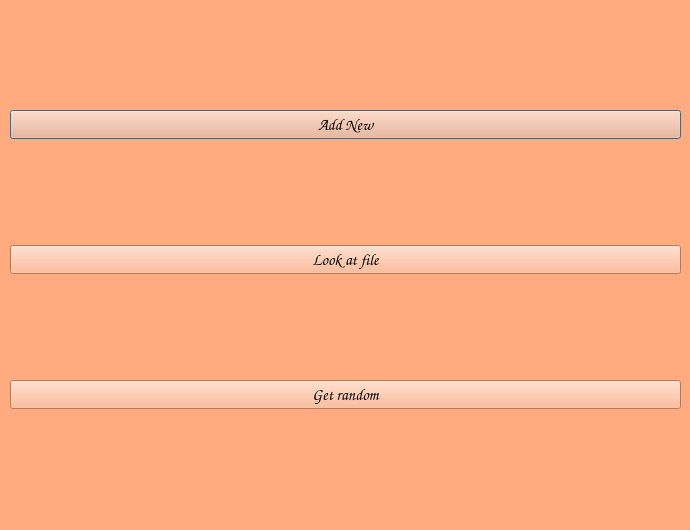
<?xml version="1.0" encoding="UTF-8"?>
<ui version="4.0">
 <class>BookChoice</class>
 <widget class="QDialog" name="BookChoice">
  <property name="geometry">
   <rect>
    <x>0</x>
    <y>0</y>
    <width>690</width>
    <height>530</height>
   </rect>
  </property>
  <property name="palette">
   <palette>
    <active>
     <colorrole role="WindowText">
      <brush brushstyle="SolidPattern">
       <color alpha="255">
        <red>0</red>
        <green>0</green>
        <blue>0</blue>
       </color>
      </brush>
     </colorrole>
     <colorrole role="Button">
      <brush brushstyle="SolidPattern">
       <color alpha="255">
        <red>255</red>
        <green>170</green>
        <blue>127</blue>
       </color>
      </brush>
     </colorrole>
     <colorrole role="Light">
      <brush brushstyle="SolidPattern">
       <color alpha="255">
        <red>255</red>
        <green>255</green>
        <blue>254</blue>
       </color>
      </brush>
     </colorrole>
     <colorrole role="Midlight">
      <brush brushstyle="SolidPattern">
       <color alpha="255">
        <red>255</red>
        <green>212</green>
        <blue>190</blue>
       </color>
      </brush>
     </colorrole>
     <colorrole role="Dark">
      <brush brushstyle="SolidPattern">
       <color alpha="255">
        <red>127</red>
        <green>85</green>
        <blue>63</blue>
       </color>
      </brush>
     </colorrole>
     <colorrole role="Mid">
      <brush brushstyle="SolidPattern">
       <color alpha="255">
        <red>170</red>
        <green>113</green>
        <blue>85</blue>
       </color>
      </brush>
     </colorrole>
     <colorrole role="Text">
      <brush brushstyle="SolidPattern">
       <color alpha="255">
        <red>0</red>
        <green>0</green>
        <blue>0</blue>
       </color>
      </brush>
     </colorrole>
     <colorrole role="BrightText">
      <brush brushstyle="SolidPattern">
       <color alpha="255">
        <red>255</red>
        <green>255</green>
        <blue>255</blue>
       </color>
      </brush>
     </colorrole>
     <colorrole role="ButtonText">
      <brush brushstyle="SolidPattern">
       <color alpha="255">
        <red>0</red>
        <green>0</green>
        <blue>0</blue>
       </color>
      </brush>
     </colorrole>
     <colorrole role="Base">
      <brush brushstyle="SolidPattern">
       <color alpha="255">
        <red>255</red>
        <green>255</green>
        <blue>255</blue>
       </color>
      </brush>
     </colorrole>
     <colorrole role="Window">
      <brush brushstyle="SolidPattern">
       <color alpha="255">
        <red>255</red>
        <green>170</green>
        <blue>127</blue>
       </color>
      </brush>
     </colorrole>
     <colorrole role="Shadow">
      <brush brushstyle="SolidPattern">
       <color alpha="255">
        <red>0</red>
        <green>0</green>
        <blue>0</blue>
       </color>
      </brush>
     </colorrole>
     <colorrole role="AlternateBase">
      <brush brushstyle="SolidPattern">
       <color alpha="255">
        <red>255</red>
        <green>212</green>
        <blue>191</blue>
       </color>
      </brush>
     </colorrole>
     <colorrole role="ToolTipBase">
      <brush brushstyle="SolidPattern">
       <color alpha="255">
        <red>255</red>
        <green>255</green>
        <blue>220</blue>
       </color>
      </brush>
     </colorrole>
     <colorrole role="ToolTipText">
      <brush brushstyle="SolidPattern">
       <color alpha="255">
        <red>0</red>
        <green>0</green>
        <blue>0</blue>
       </color>
      </brush>
     </colorrole>
     <colorrole role="PlaceholderText">
      <brush brushstyle="SolidPattern">
       <color alpha="127">
        <red>0</red>
        <green>0</green>
        <blue>0</blue>
       </color>
      </brush>
     </colorrole>
     <colorrole role="Accent">
      <brush brushstyle="SolidPattern">
       <color alpha="255">
        <red>255</red>
        <green>255</green>
        <blue>255</blue>
       </color>
      </brush>
     </colorrole>
    </active>
    <inactive>
     <colorrole role="WindowText">
      <brush brushstyle="SolidPattern">
       <color alpha="255">
        <red>0</red>
        <green>0</green>
        <blue>0</blue>
       </color>
      </brush>
     </colorrole>
     <colorrole role="Button">
      <brush brushstyle="SolidPattern">
       <color alpha="255">
        <red>255</red>
        <green>170</green>
        <blue>127</blue>
       </color>
      </brush>
     </colorrole>
     <colorrole role="Light">
      <brush brushstyle="SolidPattern">
       <color alpha="255">
        <red>255</red>
        <green>255</green>
        <blue>254</blue>
       </color>
      </brush>
     </colorrole>
     <colorrole role="Midlight">
      <brush brushstyle="SolidPattern">
       <color alpha="255">
        <red>255</red>
        <green>212</green>
        <blue>190</blue>
       </color>
      </brush>
     </colorrole>
     <colorrole role="Dark">
      <brush brushstyle="SolidPattern">
       <color alpha="255">
        <red>127</red>
        <green>85</green>
        <blue>63</blue>
       </color>
      </brush>
     </colorrole>
     <colorrole role="Mid">
      <brush brushstyle="SolidPattern">
       <color alpha="255">
        <red>170</red>
        <green>113</green>
        <blue>85</blue>
       </color>
      </brush>
     </colorrole>
     <colorrole role="Text">
      <brush brushstyle="SolidPattern">
       <color alpha="255">
        <red>0</red>
        <green>0</green>
        <blue>0</blue>
       </color>
      </brush>
     </colorrole>
     <colorrole role="BrightText">
      <brush brushstyle="SolidPattern">
       <color alpha="255">
        <red>255</red>
        <green>255</green>
        <blue>255</blue>
       </color>
      </brush>
     </colorrole>
     <colorrole role="ButtonText">
      <brush brushstyle="SolidPattern">
       <color alpha="255">
        <red>0</red>
        <green>0</green>
        <blue>0</blue>
       </color>
      </brush>
     </colorrole>
     <colorrole role="Base">
      <brush brushstyle="SolidPattern">
       <color alpha="255">
        <red>255</red>
        <green>255</green>
        <blue>255</blue>
       </color>
      </brush>
     </colorrole>
     <colorrole role="Window">
      <brush brushstyle="SolidPattern">
       <color alpha="255">
        <red>255</red>
        <green>170</green>
        <blue>127</blue>
       </color>
      </brush>
     </colorrole>
     <colorrole role="Shadow">
      <brush brushstyle="SolidPattern">
       <color alpha="255">
        <red>0</red>
        <green>0</green>
        <blue>0</blue>
       </color>
      </brush>
     </colorrole>
     <colorrole role="AlternateBase">
      <brush brushstyle="SolidPattern">
       <color alpha="255">
        <red>255</red>
        <green>212</green>
        <blue>191</blue>
       </color>
      </brush>
     </colorrole>
     <colorrole role="ToolTipBase">
      <brush brushstyle="SolidPattern">
       <color alpha="255">
        <red>255</red>
        <green>255</green>
        <blue>220</blue>
       </color>
      </brush>
     </colorrole>
     <colorrole role="ToolTipText">
      <brush brushstyle="SolidPattern">
       <color alpha="255">
        <red>0</red>
        <green>0</green>
        <blue>0</blue>
       </color>
      </brush>
     </colorrole>
     <colorrole role="PlaceholderText">
      <brush brushstyle="SolidPattern">
       <color alpha="127">
        <red>0</red>
        <green>0</green>
        <blue>0</blue>
       </color>
      </brush>
     </colorrole>
     <colorrole role="Accent">
      <brush brushstyle="SolidPattern">
       <color alpha="255">
        <red>255</red>
        <green>255</green>
        <blue>255</blue>
       </color>
      </brush>
     </colorrole>
    </inactive>
    <disabled>
     <colorrole role="WindowText">
      <brush brushstyle="SolidPattern">
       <color alpha="255">
        <red>127</red>
        <green>85</green>
        <blue>63</blue>
       </color>
      </brush>
     </colorrole>
     <colorrole role="Button">
      <brush brushstyle="SolidPattern">
       <color alpha="255">
        <red>255</red>
        <green>170</green>
        <blue>127</blue>
       </color>
      </brush>
     </colorrole>
     <colorrole role="Light">
      <brush brushstyle="SolidPattern">
       <color alpha="255">
        <red>255</red>
        <green>255</green>
        <blue>254</blue>
       </color>
      </brush>
     </colorrole>
     <colorrole role="Midlight">
      <brush brushstyle="SolidPattern">
       <color alpha="255">
        <red>255</red>
        <green>212</green>
        <blue>190</blue>
       </color>
      </brush>
     </colorrole>
     <colorrole role="Dark">
      <brush brushstyle="SolidPattern">
       <color alpha="255">
        <red>127</red>
        <green>85</green>
        <blue>63</blue>
       </color>
      </brush>
     </colorrole>
     <colorrole role="Mid">
      <brush brushstyle="SolidPattern">
       <color alpha="255">
        <red>170</red>
        <green>113</green>
        <blue>85</blue>
       </color>
      </brush>
     </colorrole>
     <colorrole role="Text">
      <brush brushstyle="SolidPattern">
       <color alpha="255">
        <red>127</red>
        <green>85</green>
        <blue>63</blue>
       </color>
      </brush>
     </colorrole>
     <colorrole role="BrightText">
      <brush brushstyle="SolidPattern">
       <color alpha="255">
        <red>255</red>
        <green>255</green>
        <blue>255</blue>
       </color>
      </brush>
     </colorrole>
     <colorrole role="ButtonText">
      <brush brushstyle="SolidPattern">
       <color alpha="255">
        <red>127</red>
        <green>85</green>
        <blue>63</blue>
       </color>
      </brush>
     </colorrole>
     <colorrole role="Base">
      <brush brushstyle="SolidPattern">
       <color alpha="255">
        <red>255</red>
        <green>170</green>
        <blue>127</blue>
       </color>
      </brush>
     </colorrole>
     <colorrole role="Window">
      <brush brushstyle="SolidPattern">
       <color alpha="255">
        <red>255</red>
        <green>170</green>
        <blue>127</blue>
       </color>
      </brush>
     </colorrole>
     <colorrole role="Shadow">
      <brush brushstyle="SolidPattern">
       <color alpha="255">
        <red>0</red>
        <green>0</green>
        <blue>0</blue>
       </color>
      </brush>
     </colorrole>
     <colorrole role="AlternateBase">
      <brush brushstyle="SolidPattern">
       <color alpha="255">
        <red>255</red>
        <green>170</green>
        <blue>127</blue>
       </color>
      </brush>
     </colorrole>
     <colorrole role="ToolTipBase">
      <brush brushstyle="SolidPattern">
       <color alpha="255">
        <red>255</red>
        <green>255</green>
        <blue>220</blue>
       </color>
      </brush>
     </colorrole>
     <colorrole role="ToolTipText">
      <brush brushstyle="SolidPattern">
       <color alpha="255">
        <red>0</red>
        <green>0</green>
        <blue>0</blue>
       </color>
      </brush>
     </colorrole>
     <colorrole role="PlaceholderText">
      <brush brushstyle="SolidPattern">
       <color alpha="127">
        <red>127</red>
        <green>85</green>
        <blue>63</blue>
       </color>
      </brush>
     </colorrole>
     <colorrole role="Accent">
      <brush brushstyle="SolidPattern">
       <color alpha="255">
        <red>255</red>
        <green>221</green>
        <blue>203</blue>
       </color>
      </brush>
     </colorrole>
    </disabled>
   </palette>
  </property>
  <property name="font">
   <font>
    <family>Comic Sans MS</family>
    <pointsize>12</pointsize>
   </font>
  </property>
  <property name="windowTitle">
   <string>Dialog</string>
  </property>
  <widget class="QWidget" name="verticalLayoutWidget">
   <property name="geometry">
    <rect>
     <x>10</x>
     <y>10</y>
     <width>671</width>
     <height>501</height>
    </rect>
   </property>
   <layout class="QVBoxLayout" name="verticalLayout">
    <item>
     <widget class="QPushButton" name="pushButtonAdd">
      <property name="text">
       <string>Add New</string>
      </property>
     </widget>
    </item>
    <item>
     <widget class="QPushButton" name="pushButtonAll">
      <property name="text">
       <string>Look at file</string>
      </property>
     </widget>
    </item>
    <item>
     <widget class="QPushButton" name="pushButtonRand">
      <property name="text">
       <string>Get random</string>
      </property>
     </widget>
    </item>
   </layout>
  </widget>
 </widget>
 <resources/>
 <connections/>
</ui>
